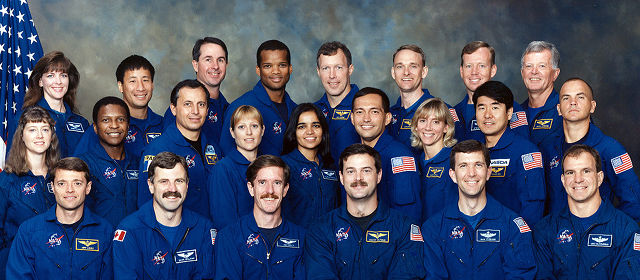
#> input picture Face Detection/face_from_image/astronaut.jpg, 640 x 280 px
$ jupyter execute --allow-errors facedetection.ipynb
#> lines starting #> are read from the running program, lines starting #| are printed output that depends on the picture; after the words box and inside, x2 and y2 are one past the last pixel; in counts of white or black regions, pixels touching at a corner belong together
[cell 1]
import cv2
import numpy as np

#> (a cell that did not finish here is left out)

[cell 3]
# face_cascade.load("haarcascade_frontalface_default.xml")
# faceclass = cv2.CascadeClassifier("haarcascade_frontalface_default.xml")

face_cascade = cv2.CascadeClassifier('haarcascade_frontalface_default.xml')
face_cascade.load(r'C:\Users\Swarnajyoti\Anaconda3\Lib\site-packages\cv2\data\haarcascade_frontalface_default.xml')
eye_cascade = cv2.CascadeClassifier('haarcascade_eye.xml')
eye_cascade.load(r'C:\Users\Swarnajyoti\Anaconda3\Lib\site-packages\cv2\data\haarcascade_eye.xml')

[cell 4]
img = cv2.imread("astronaut.jpg")
#> img is the input picture: shape (280, 640, 3); mean B, G, R 102.4, 79.3, 71.3

[cell 5]
gray = cv2.cvtColor(img, cv2.COLOR_BGR2GRAY)
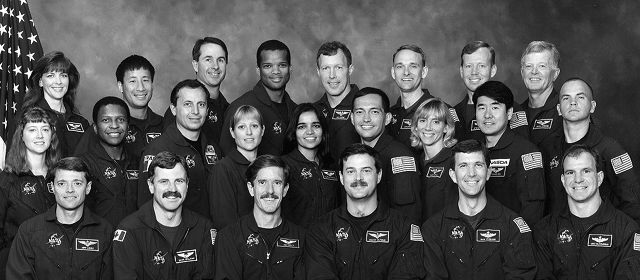
#> gray: shape (280, 640); min 0, max 255, mean 79.5

[cell 6]
# [6 lines of commented-out code are left out]
faces = face_cascade.detectMultiScale(gray, 1.3, 5)
#> faces = 19 rows, first 6: [198, 47, 33, 33], [258, 52, 34, 34], [459, 53, 33, 33], [315, 55, 34, 34], [389, 52, 38, 38], [347, 96, 41, 41]
for (x,y,w,h) in faces:
    img = cv2.rectangle(img,(x,y),(x+w,y+h),(0,0,255),2)
    roi_gray = gray[y:y+h, x:x+w]
    roi_color = img[y:y+h, x:x+w]
    eyes = eye_cascade.detectMultiScale(roi_gray)
    for (ex,ey,ew,eh) in eyes:
        cv2.rectangle(roi_color,(ex,ey),(ex+ew,ey+eh),(0,255,0),2)
#> this loop made 19 passes
#> (x, y, w, h) on passes 1 to 12: (198, 47, 33, 33), (258, 52, 34, 34), (459, 53, 33, 33), (315, 55, 34, 34), (389, 52, 38, 38), (347, 96, 41, 41), (96, 107, 33, 33), (232, 114, 33, 33), (293, 113, 32, 32), (516, 51, 40, 40), (122, 68, 35, 35), (552, 81, 44, 44)
#> pass 1, `img = cv2.rectangle(img,(x,y),(x+w,y+h),(0,0,255),2)`:
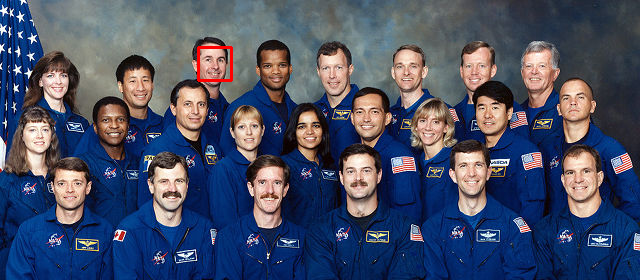
#> img: shape (280, 640, 3); 0.22% of pixels changed, all inside (x1, y1, x2, y2) = (197, 46, 233, 82)
#> pass 1, `roi_gray = gray[y:y+h, x:x+w]`:
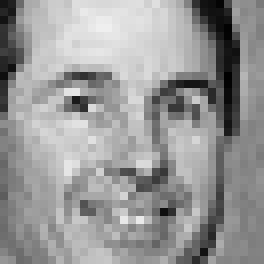
#> roi_gray: shape (33, 33) (shown 8 times larger); min 0, max 239, mean 151.5
#> pass 1, `roi_color = img[y:y+h, x:x+w]`:
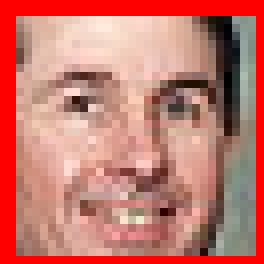
#> roi_color: shape (33, 33, 3) (shown 8 times larger); mean B, G, R 109.1, 119.3, 197.2
#> pass 2, `img = cv2.rectangle(img,(x,y),(x+w,y+h),(0,0,255),2)`:
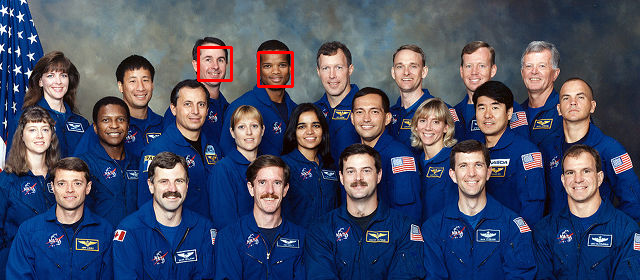
#> img: shape (280, 640, 3); 0.23% of pixels changed, all inside (x1, y1, x2, y2) = (257, 51, 294, 88)
#> after the loop:
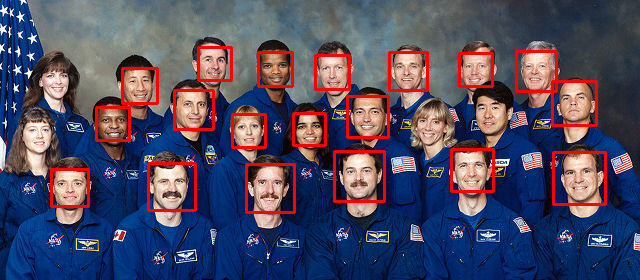
#> img: shape (280, 640, 3); 4.49% of pixels changed, all inside (x1, y1, x2, y2) = (50, 50, 607, 214)
#> after the loop:
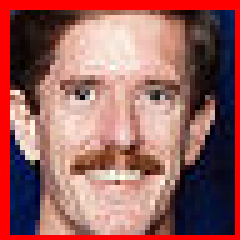
#> roi_color: shape (48, 48, 3) (shown 5 times larger); mean B, G, R 95.4, 98.1, 154.6
#> after the loop:
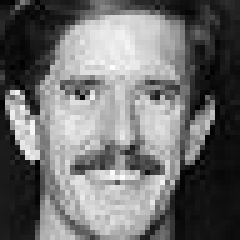
#> roi_gray: shape (48, 48) (shown 5 times larger); min 1, max 253, mean 110.7

cv2.imshow('img',img)
cv2.waitKey(0)
cv2.destroyAllWindows()
